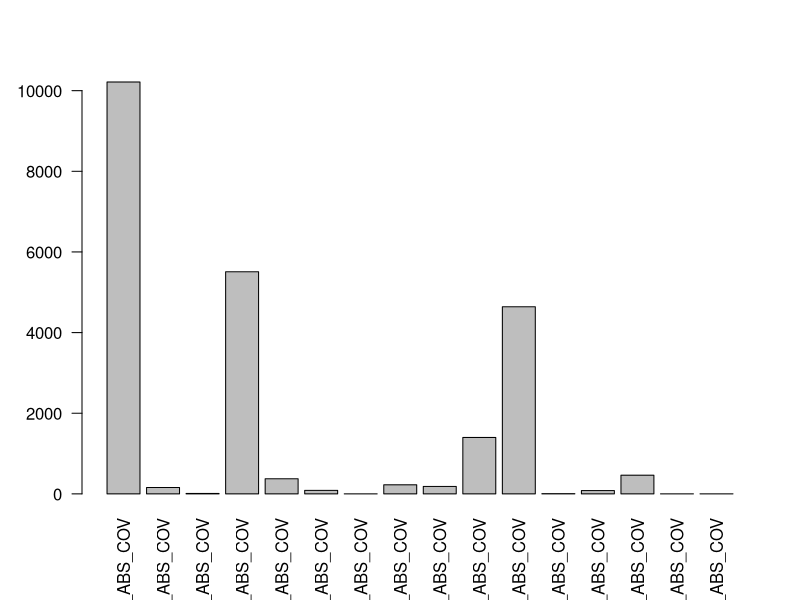

Write the R code that produced this figure.
##############################################################"
#' Biodiv-data
#' Groupe salicornes 
#' Bonneaudet ; Fraboulet 
#' 2026-2027
#'Exploration de la structure des données ALGUES
#'données de Valentine Anstett
#' ####################################################"
#' 

#### 1 = macrophytes : data_macrophytes_2025

# Végétation aquatique des lagunes en 2025.
# Chaque ligne = un point d'observation dans une lagune
#Dans chaque lagune, 4 directions (N, S, E, W) + 5 points par direction 
# donc 20 lignes par lagune
# Pour chaque point, % de recouvrement (0 à 100 %) de chaque sp
# ou taxon 
#dernière colonne = additionne le % de recouvrement de toutes les sp confondues
#22 variables :
# var1 = annee = année du relevé (toujours 2025)
#var2= LAGUNE = code 
# var3=ORD = direction 
# var4= CONTACT = point ?
#var5 =algues_ABS_COV = recouvrement par des algues en %
#de var6 à var21 = % recouvrement des différentes sp 
#var22 = somme % recouvrement de toutes les sp 

##CHANGER CHEMIN ACCES
macrophytes = read.csv("data/processed/data_macrophytes_2025.csv")

dim(macrophytes)                   # 2440 lignes, 22 colonnes
colSums(is.na(macrophytes))           # Non pas de NA
sum(duplicated(macrophytes))    # lignes en double --> on aurait 20 lignes en double
which(duplicated(macrophytes))     # les lignes en doubles = 1361 1362 1363 1364 1365 1366 1367 1368 1369 1370 1371 1372 1373 1374 1375 1376 1377 1378 1379 1380
# A VERIFIER IMPORTANT

summary(macrophytes)        # summary pour chacune des colonnes, ici pas bcp d'intérêt mais pour autres tableaux  

# Plan échantillonnage 
table(macrophytes$ORD)  # équilibré OK
table(macrophytes$CONTACT)   # idem
length(unique(macrophytes$LAGUNE)) # 121 ID uniques de lagunes = 121 lagunes différentes ?
table(table(macrophytes$LAGUNE))          # on a 120 identifiants de lagunes qui ont 20 lignes et 1 lagune qui a 40 lignes PK ? 

# C'est SIG_GSA_04 qui a 40 lignes au lieu de 20 : pb de code site ? 


# Nbr de relevés où on retrouve chaque sp, pour voir un peu comment se structurent les commus globales
# sommées de  la ligne 6 à la ligne 21 pour avoir que les sp 
colSums(macrophytes[, 6:21] > 0)
# on a Althenia.filiformis qui défonce tout avec présence dans 565 relevés puis Ruppia.maritima présente dasn 325 relevés

# abondances totales des sp en nbr d'individus dans la totalité des relevés 
barplot(colSums(macrophytes[, 6:21]), las = 2) 
#héhéhé à modifier on voit pas le nom des sp !!!!!! 



#----------------------------------------------

### 2. sédiments : data_mineraux
#' analyses de sédiment faites par le labo Teysser
#' 1 ligne = 1 lagune = 1 échantillon
#' ET C'EST TROP CHOUETTE parce qu'on a tout : 
#' - chimie = calcaire, MO, C, N, P, Fe)
#' - granulométrie / texture = argile, limons, sables
#'- propriétés physiques = matière sèche, masse volumique (MVA? savoir comment mesuré)

#' C/N me semble pas mesuré direct mais par dosages du C et du N donc info redondante je pense ; à voir 
#' 
#' 17 var
#' 
#' décrire quand on sera sûrs ; voir avec VALENTINE
#' voir comment est mesurée la masse volumique
#' vor ce que signifie un refus etc 
#' 
sediment=read.csv("data/processed/data_mineraux.csv")
str(sediment)

dim(sediment)                  # on a 120 lignes et 17 colonnes : PK PAS 121 ?!!
colSums(is.na(sediment))  #aucun Na
sum(duplicated(sediment)) #pas de lignes en doubles 
summary(sediment) # A COMMENTER

# Granulométrie : on devrait arriver à 100%
summary(sediment$Argile + sediment$LimonsFins + sediment$LimonsGrossiers +
          sediment$SablesFins + sediment$SablesGrossiers)

table(sediment$Cailloux) # on en a 120 à 0 
table(sediment$Refus) # 69 avec 0 refus, 47 avec 1 refus et 4 avec 2 refus --> Refus ?
